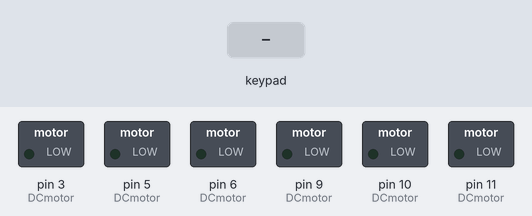
Bench run of a sketch on a simulated Arduino Uno, built with avr-gcc and run on an emulated ATmega328P. On the bench: switched loads named in the sketch (green lamp = pin HIGH). The inputs (shaded band) are chosen by the test bench.

Above: at 1.2 s.
1.3 s: keypad keys 1 3 1 2 4 8 pressed 0.4 s apart
At 2.6 s:
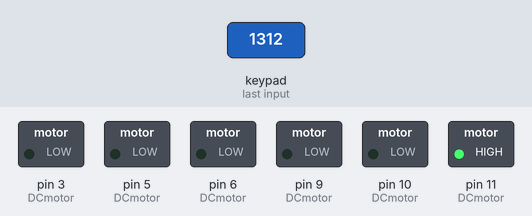
5.2 s: key '1' pressed
At 6.0 s:
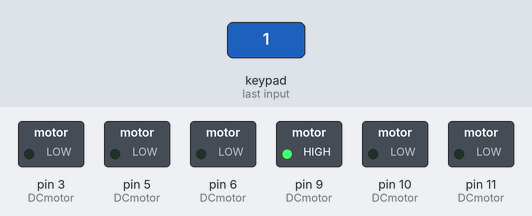
7.7 s: keypad keys 1 3 9 7 2 2 pressed 0.4 s apart
At 10.1 s:
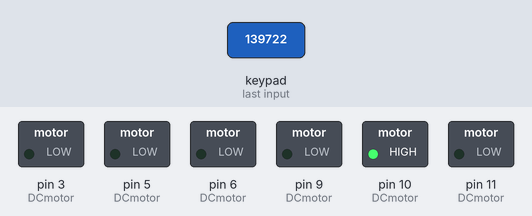
11.8 s: key '2' pressed
At 12.6 s:
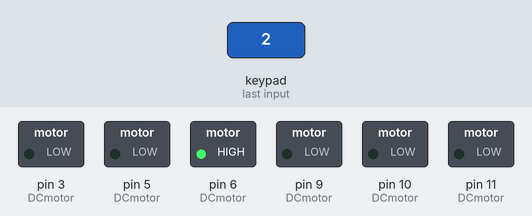
Timing chart, 0 to 14.8 s (numbered marks = the images above; inputs shaded):
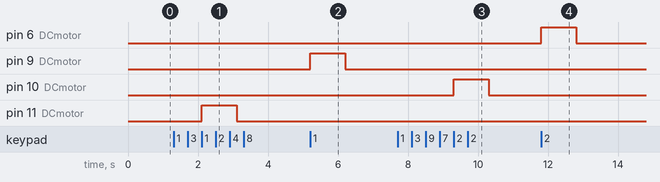

Measured:
- after the input at 1.3 s, pin 11 (DCmotor): LOW → HIGH after 0.80 s, → LOW 1.0 s later
- after the input at 5.2 s, pin 9 (DCmotor): LOW → HIGH at once, → LOW 1.0 s later
- after the input at 7.7 s, pin 10 (DCmotor): LOW → HIGH after 1.6 s, → LOW 1.0 s later
- after the input at 11.8 s, pin 6 (DCmotor): LOW → HIGH at once, → LOW 1.0 s later

The sketch:

Three_DC_motor_with_keypad.ino
```cpp
#include <Keypad.h>
#define dw digitalWrite

const byte ROWS = 4; // Four rows
const byte COLS = 4; // Four columns as this is a 4*4 Keypad

char keys[ROWS][COLS] = {

  {'7', '8', '9', '/'},

  {'4', '5', '6', '*'},

  {'1', '2', '3', '-'},

  {'c', '0', '=', '+'}

}; // defining the keys in the keypad

//here 13, 12, 8, 7 pins are disconnected
byte rowPins[ROWS] = {13, 12, 4, 8}; // Connect keypad ROW0, ROW1, ROW2 and ROW3 to these Arduino pins.
byte colPins[COLS] = {2, 1, 0, 7}; // Connect keypad COL0, COL1, COL2 and COL3 to these Arduino pins.

Keypad kpd = Keypad( makeKeymap(keys), rowPins, colPins, ROWS, COLS ); // Create the Keypad variable to identify and store the pressed key.

struct pin {
  int p1 = 0;
  int p2 = 0;
  pin(int _a = 0, int _b = 0) {
    p1 = _a;
    p2 = _b;
  }
}; /// Motor Pin Structure

pin DCmotor[4] = {{0, 0}, {11, 10}, {9, 6}, {5, 3}}; /// storing every motor pin number

void setup() {
  for (int i = 0; i < 4; i++) {
    pinMode(DCmotor[i].p1, OUTPUT);
    pinMode(DCmotor[i].p2, OUTPUT);
  } // setting up every pin mode
}

void clockwise(pin motor){
  dw(motor.p1, HIGH);
  dw(motor.p2, LOW);
}/// clockwise motor rotation

void anti_clockwise(pin motor){
  dw(motor.p2, HIGH);
  dw(motor.p1, LOW);
}//anti clockwise motor rotation

void off(pin motor){
  dw(motor.p1, LOW);
  dw(motor.p2, LOW);
}//motor turn off

int motorNo = 0; // indicates which motor should rotate

void loop() {
  char key = kpd.getKey(); /// get key from keypad
  for(int i = 1; i < 4; i++){
    off(DCmotor[i]); /// initially turn off every motor
  }
  if (key != 0) {
    if (key >= '1' and key <= '3') {
      if (!motorNo) motorNo = key - '0'; /// checking if 1st digit entered
      else if(key >= '1' and key <='2') {
        if (key == '1') clockwise(DCmotor[motorNo]);
        if (key == '2') anti_clockwise(DCmotor[motorNo]);
        delay(1000);
        motorNo = 0;
      }
    }
  }
}
```
